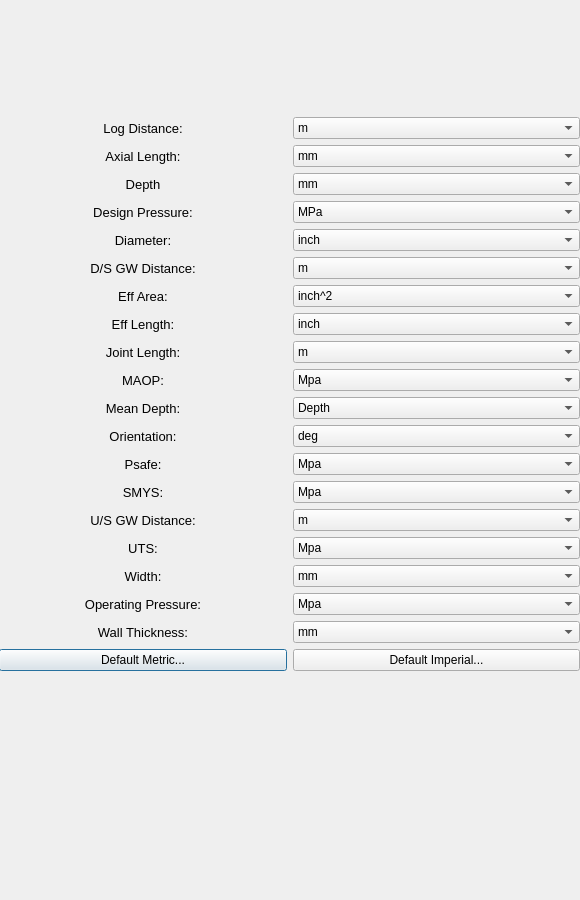
<?xml version="1.0" encoding="UTF-8"?>
<ui version="4.0">
 <class>Dialog</class>
 <widget class="QDialog" name="Dialog">
  <property name="geometry">
   <rect>
    <x>0</x>
    <y>0</y>
    <width>580</width>
    <height>900</height>
   </rect>
  </property>
  <property name="sizePolicy">
   <sizepolicy hsizetype="Minimum" vsizetype="Minimum">
    <horstretch>0</horstretch>
    <verstretch>0</verstretch>
   </sizepolicy>
  </property>
  <property name="minimumSize">
   <size>
    <width>580</width>
    <height>900</height>
   </size>
  </property>
  <property name="maximumSize">
   <size>
    <width>580</width>
    <height>900</height>
   </size>
  </property>
  <property name="windowTitle">
   <string>Dialog</string>
  </property>
  <widget class="QWidget" name="verticalLayoutWidget">
   <property name="geometry">
    <rect>
     <x>-1</x>
     <y>-1</y>
     <width>581</width>
     <height>791</height>
    </rect>
   </property>
   <layout class="QVBoxLayout" name="verticalLayout">
    <item>
     <layout class="QHBoxLayout" name="horizontalLayout_4">
      <item>
       <layout class="QVBoxLayout" name="verticalLayout_3">
        <item>
         <widget class="QLabel" name="label_3">
          <property name="sizePolicy">
           <sizepolicy hsizetype="Preferred" vsizetype="Preferred">
            <horstretch>0</horstretch>
            <verstretch>0</verstretch>
           </sizepolicy>
          </property>
          <property name="font">
           <font>
            <pointsize>10</pointsize>
           </font>
          </property>
          <property name="contextMenuPolicy">
           <enum>Qt::DefaultContextMenu</enum>
          </property>
          <property name="text">
           <string>Log Distance:</string>
          </property>
          <property name="alignment">
           <set>Qt::AlignCenter</set>
          </property>
         </widget>
        </item>
        <item>
         <widget class="QLabel" name="label">
          <property name="font">
           <font>
            <pointsize>10</pointsize>
           </font>
          </property>
          <property name="text">
           <string>Axial Length:</string>
          </property>
          <property name="alignment">
           <set>Qt::AlignCenter</set>
          </property>
         </widget>
        </item>
        <item>
         <widget class="QLabel" name="label_4">
          <property name="font">
           <font>
            <pointsize>10</pointsize>
           </font>
          </property>
          <property name="text">
           <string>Depth</string>
          </property>
          <property name="alignment">
           <set>Qt::AlignCenter</set>
          </property>
         </widget>
        </item>
        <item>
         <widget class="QLabel" name="label_5">
          <property name="font">
           <font>
            <pointsize>10</pointsize>
           </font>
          </property>
          <property name="text">
           <string>Design Pressure:</string>
          </property>
          <property name="alignment">
           <set>Qt::AlignCenter</set>
          </property>
         </widget>
        </item>
        <item>
         <widget class="QLabel" name="label_7">
          <property name="font">
           <font>
            <pointsize>10</pointsize>
           </font>
          </property>
          <property name="text">
           <string>Diameter:</string>
          </property>
          <property name="alignment">
           <set>Qt::AlignCenter</set>
          </property>
         </widget>
        </item>
        <item>
         <widget class="QLabel" name="label_8">
          <property name="font">
           <font>
            <pointsize>10</pointsize>
           </font>
          </property>
          <property name="text">
           <string>D/S GW Distance:</string>
          </property>
          <property name="alignment">
           <set>Qt::AlignCenter</set>
          </property>
         </widget>
        </item>
        <item>
         <widget class="QLabel" name="label_10">
          <property name="font">
           <font>
            <pointsize>10</pointsize>
           </font>
          </property>
          <property name="text">
           <string>Eff Area:</string>
          </property>
          <property name="alignment">
           <set>Qt::AlignCenter</set>
          </property>
         </widget>
        </item>
        <item>
         <widget class="QLabel" name="label_11">
          <property name="font">
           <font>
            <pointsize>10</pointsize>
           </font>
          </property>
          <property name="text">
           <string>Eff Length:</string>
          </property>
          <property name="alignment">
           <set>Qt::AlignCenter</set>
          </property>
         </widget>
        </item>
        <item>
         <widget class="QLabel" name="label_12">
          <property name="font">
           <font>
            <pointsize>10</pointsize>
           </font>
          </property>
          <property name="text">
           <string>Joint Length:</string>
          </property>
          <property name="alignment">
           <set>Qt::AlignCenter</set>
          </property>
         </widget>
        </item>
        <item>
         <widget class="QLabel" name="label_14">
          <property name="font">
           <font>
            <pointsize>10</pointsize>
           </font>
          </property>
          <property name="text">
           <string>MAOP:</string>
          </property>
          <property name="alignment">
           <set>Qt::AlignCenter</set>
          </property>
         </widget>
        </item>
        <item>
         <widget class="QLabel" name="label_15">
          <property name="font">
           <font>
            <pointsize>10</pointsize>
           </font>
          </property>
          <property name="text">
           <string>Mean Depth:</string>
          </property>
          <property name="alignment">
           <set>Qt::AlignCenter</set>
          </property>
         </widget>
        </item>
        <item>
         <widget class="QLabel" name="label_17">
          <property name="font">
           <font>
            <pointsize>10</pointsize>
           </font>
          </property>
          <property name="text">
           <string>Orientation:</string>
          </property>
          <property name="alignment">
           <set>Qt::AlignCenter</set>
          </property>
         </widget>
        </item>
        <item>
         <widget class="QLabel" name="label_16">
          <property name="font">
           <font>
            <pointsize>10</pointsize>
           </font>
          </property>
          <property name="text">
           <string>Psafe:</string>
          </property>
          <property name="alignment">
           <set>Qt::AlignCenter</set>
          </property>
         </widget>
        </item>
        <item>
         <widget class="QLabel" name="label_19">
          <property name="font">
           <font>
            <pointsize>10</pointsize>
           </font>
          </property>
          <property name="text">
           <string>SMYS:</string>
          </property>
          <property name="alignment">
           <set>Qt::AlignCenter</set>
          </property>
         </widget>
        </item>
        <item>
         <widget class="QLabel" name="label_18">
          <property name="font">
           <font>
            <pointsize>10</pointsize>
           </font>
          </property>
          <property name="text">
           <string>U/S GW Distance:</string>
          </property>
          <property name="alignment">
           <set>Qt::AlignCenter</set>
          </property>
         </widget>
        </item>
        <item>
         <widget class="QLabel" name="label_13">
          <property name="font">
           <font>
            <pointsize>10</pointsize>
           </font>
          </property>
          <property name="text">
           <string>UTS:</string>
          </property>
          <property name="alignment">
           <set>Qt::AlignCenter</set>
          </property>
         </widget>
        </item>
        <item>
         <widget class="QLabel" name="label_9">
          <property name="font">
           <font>
            <pointsize>10</pointsize>
           </font>
          </property>
          <property name="text">
           <string>Width:</string>
          </property>
          <property name="alignment">
           <set>Qt::AlignCenter</set>
          </property>
         </widget>
        </item>
        <item>
         <widget class="QLabel" name="label_6">
          <property name="font">
           <font>
            <pointsize>10</pointsize>
           </font>
          </property>
          <property name="text">
           <string>Operating Pressure:</string>
          </property>
          <property name="alignment">
           <set>Qt::AlignCenter</set>
          </property>
         </widget>
        </item>
        <item>
         <widget class="QLabel" name="label_2">
          <property name="font">
           <font>
            <pointsize>10</pointsize>
           </font>
          </property>
          <property name="text">
           <string>Wall Thickness:</string>
          </property>
          <property name="alignment">
           <set>Qt::AlignCenter</set>
          </property>
         </widget>
        </item>
        <item>
         <widget class="QPushButton" name="pushButton">
          <property name="text">
           <string>Default Metric...</string>
          </property>
         </widget>
        </item>
       </layout>
      </item>
      <item>
       <layout class="QVBoxLayout" name="verticalLayout_2">
        <item>
         <widget class="QComboBox" name="comboBox_2">
          <item>
           <property name="text">
            <string>m </string>
           </property>
          </item>
          <item>
           <property name="text">
            <string>mm</string>
           </property>
          </item>
          <item>
           <property name="text">
            <string>cm</string>
           </property>
          </item>
          <item>
           <property name="text">
            <string>km</string>
           </property>
          </item>
         </widget>
        </item>
        <item>
         <widget class="QComboBox" name="comboBox_11">
          <item>
           <property name="text">
            <string>mm</string>
           </property>
          </item>
          <item>
           <property name="text">
            <string>m</string>
           </property>
          </item>
          <item>
           <property name="text">
            <string>cm</string>
           </property>
          </item>
          <item>
           <property name="text">
            <string>km</string>
           </property>
          </item>
          <item>
           <property name="text">
            <string/>
           </property>
          </item>
         </widget>
        </item>
        <item>
         <widget class="QComboBox" name="comboBox_9">
          <item>
           <property name="text">
            <string>mm</string>
           </property>
          </item>
          <item>
           <property name="text">
            <string>m</string>
           </property>
          </item>
          <item>
           <property name="text">
            <string>cm</string>
           </property>
          </item>
          <item>
           <property name="text">
            <string>km</string>
           </property>
          </item>
         </widget>
        </item>
        <item>
         <widget class="QComboBox" name="comboBox_15">
          <item>
           <property name="text">
            <string>MPa</string>
           </property>
          </item>
          <item>
           <property name="text">
            <string>pa </string>
           </property>
          </item>
         </widget>
        </item>
        <item>
         <widget class="QComboBox" name="comboBox_18">
          <item>
           <property name="text">
            <string>inch</string>
           </property>
          </item>
          <item>
           <property name="text">
            <string>mm</string>
           </property>
          </item>
          <item>
           <property name="text">
            <string>feet</string>
           </property>
          </item>
         </widget>
        </item>
        <item>
         <widget class="QComboBox" name="comboBox_19">
          <item>
           <property name="text">
            <string>m </string>
           </property>
          </item>
          <item>
           <property name="text">
            <string>inch</string>
           </property>
          </item>
          <item>
           <property name="text">
            <string>feet</string>
           </property>
          </item>
         </widget>
        </item>
        <item>
         <widget class="QComboBox" name="comboBox_17">
          <item>
           <property name="text">
            <string>inch^2</string>
           </property>
          </item>
         </widget>
        </item>
        <item>
         <widget class="QComboBox" name="comboBox_16">
          <item>
           <property name="text">
            <string>inch</string>
           </property>
          </item>
          <item>
           <property name="text">
            <string>m</string>
           </property>
          </item>
          <item>
           <property name="text">
            <string>mm</string>
           </property>
          </item>
          <item>
           <property name="text">
            <string>cm</string>
           </property>
          </item>
         </widget>
        </item>
        <item>
         <widget class="QComboBox" name="comboBox_14">
          <item>
           <property name="text">
            <string>m</string>
           </property>
          </item>
          <item>
           <property name="text">
            <string>mm</string>
           </property>
          </item>
          <item>
           <property name="text">
            <string>cm</string>
           </property>
          </item>
          <item>
           <property name="text">
            <string>km</string>
           </property>
          </item>
         </widget>
        </item>
        <item>
         <widget class="QComboBox" name="comboBox_13">
          <item>
           <property name="text">
            <string>Mpa</string>
           </property>
          </item>
          <item>
           <property name="text">
            <string>pa</string>
           </property>
          </item>
         </widget>
        </item>
        <item>
         <widget class="QComboBox" name="comboBox_12">
          <item>
           <property name="text">
            <string>Depth</string>
           </property>
          </item>
          <item>
           <property name="text">
            <string>m</string>
           </property>
          </item>
         </widget>
        </item>
        <item>
         <widget class="QComboBox" name="comboBox_10">
          <item>
           <property name="text">
            <string>deg</string>
           </property>
          </item>
          <item>
           <property name="text">
            <string/>
           </property>
          </item>
         </widget>
        </item>
        <item>
         <widget class="QComboBox" name="comboBox_8">
          <item>
           <property name="text">
            <string>Mpa</string>
           </property>
          </item>
          <item>
           <property name="text">
            <string>pa </string>
           </property>
          </item>
         </widget>
        </item>
        <item>
         <widget class="QComboBox" name="comboBox_7">
          <item>
           <property name="text">
            <string>Mpa </string>
           </property>
          </item>
          <item>
           <property name="text">
            <string>pa </string>
           </property>
          </item>
         </widget>
        </item>
        <item>
         <widget class="QComboBox" name="comboBox_6">
          <item>
           <property name="text">
            <string>m</string>
           </property>
          </item>
          <item>
           <property name="text">
            <string>mm</string>
           </property>
          </item>
          <item>
           <property name="text">
            <string>cm</string>
           </property>
          </item>
          <item>
           <property name="text">
            <string>km</string>
           </property>
          </item>
         </widget>
        </item>
        <item>
         <widget class="QComboBox" name="comboBox_5">
          <item>
           <property name="text">
            <string>Mpa </string>
           </property>
          </item>
          <item>
           <property name="text">
            <string>pa</string>
           </property>
          </item>
         </widget>
        </item>
        <item>
         <widget class="QComboBox" name="comboBox_4">
          <item>
           <property name="text">
            <string>mm</string>
           </property>
          </item>
          <item>
           <property name="text">
            <string>m</string>
           </property>
          </item>
          <item>
           <property name="text">
            <string>cm</string>
           </property>
          </item>
          <item>
           <property name="text">
            <string>km</string>
           </property>
          </item>
         </widget>
        </item>
        <item>
         <widget class="QComboBox" name="comboBox_3">
          <item>
           <property name="text">
            <string>Mpa </string>
           </property>
          </item>
          <item>
           <property name="text">
            <string>pa</string>
           </property>
          </item>
         </widget>
        </item>
        <item>
         <widget class="QComboBox" name="comboBox">
          <item>
           <property name="text">
            <string>mm</string>
           </property>
          </item>
          <item>
           <property name="text">
            <string>m</string>
           </property>
          </item>
          <item>
           <property name="text">
            <string>cm</string>
           </property>
          </item>
         </widget>
        </item>
        <item>
         <widget class="QPushButton" name="pushButton_2">
          <property name="text">
           <string>Default Imperial...</string>
          </property>
         </widget>
        </item>
       </layout>
      </item>
     </layout>
    </item>
   </layout>
  </widget>
 </widget>
 <resources/>
 <connections/>
</ui>
